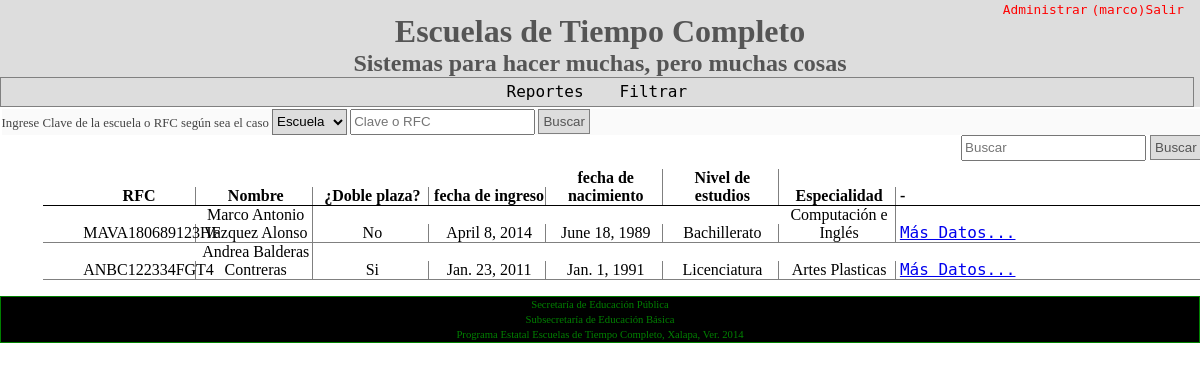
The app's page /personal/ (signed in) with its own data.
### personal/models.py (models this page shows, shortened)
class Personal(models.Model):
    rfc = models.CharField(max_length=15)
    nombre = models.CharField(max_length=255)
    apellido_paterno = models.CharField(max_length=255)
    apellido_materno = models.CharField(max_length=255)
    doble_plaza = models.BooleanField(default=False)
    fecha_ingreso = models.DateField()
    fecha_nacimiento = models.DateField()
    nivel_estudio = models.ForeignKey(NivelEstudio)
    especialidad = models.ForeignKey(Especialidad)
    def dos_plaza(self):
        if self.doble_plaza:
            p = "Si"
        else:
            p = "No"
        return p

class NivelEstudio(models.Model):
    nivel_estudio = models.CharField(max_length=255)
    def __unicode__(self):
        return self.nivel_estudio

class Especialidad(models.Model):
    especialidad = models.CharField(max_length=255)
    def __unicode__(self):
        return self.especialidad

### personal/views.py (the view)
# urls.py: url(r'^personal/$', PersonalView.as_view(), name="personal"),
class PersonalView(generic.ListView):
    model = Personal
    template_name = "personal/personal.html"
    def get_queryset(self):
        if self.kwargs.get("rfc"):
            queryset = self.model.objects.filter(rfc=self.kwargs['rfc'])
        else:
            queryset = super(PersonalView, self).get_queryset()
        return queryset

### personal/templates/personal/personal.html
{% extends "base.html" %}
{% block content %}
<ul class="lista-escuela">
<li class="fila">
    <ul class="encabezado">
        <li class="item-esc">RFC</li>
        <li class="item-esc">Nombre</li>
        <li class="item-esc">¿Doble plaza?</li>
        <li class="item-esc">fecha de ingreso</li>
        <li class="item-esc">fecha de nacimiento</li>
        <li class="item-esc">Nivel de estudios</li>
        <li class="item-esc">Especialidad</li>
        <li>-</li>
    </ul>
</li>
{% for personal in object_list %}
<li class="fila">
    <ul class="resultado">
        <li class="item-esc">
            {{personal.rfc}}
        </li>
        <li class="item-esc">
            {{personal.nombre}}
            {{personal.apellido_paterno}}
            {{personal.apellido_materno}}
        </li>
        <li class="item-esc">
            {{personal.dos_plaza}}
        </li>
        <li class="item-esc">
            {{personal.fecha_ingreso}}
        </li>
        <li class="item-esc">
            {{personal.fecha_nacimiento}}
        </li>
        <li class="item-esc">
            {{personal.nivel_estudio}}
        </li>
        <li class="item-esc">
            {{personal.especialidad}}
        </li>
        <li>
            <a href="#">Más Datos...</a>
        </li>
    </ul>
</li>
{% empty %}
No existe esta escuela o no se ha dado de alta
{% endfor %}
</ul>
{% endblock content %}

### templates/base.html (shortened to what this page needs)
<!DOCTYPE html>
<html lang="en">
<head>
    {% load static from staticfiles %}
    <link rel="stylesheet" href="{% static 'css/estilos.css' %}">
</head>
<body>
<header>
    <h1>
        Escuelas de Tiempo Completo
    </h1>
    <h2>
        Sistemas para hacer muchas, pero muchas cosas
    </h2>
    <nav>
        {% if user.is_authenticated %}
        <ul class="menu-2">
            <li><a href="/admin/">Administrar</a></li>
            <li><a href="{% url 'salir' %}">({{user}})Salir</a></li>
        </ul>
            <ul class="menu">
                <li class="item"><a href="">Reportes</a></li>
                <li class="item"><a href="">Filtrar</a></li>
            </ul>
        {% endif%}
    </nav>
</header>
<div class="content">
{% if user.is_authenticated %}
<div class="forms">
<form action="{% url 'consulta' %}" class="form-consulta">
    Ingrese Clave de la escuela o RFC según sea el caso
    <select name="tipo-busqueda" class="select-consulta">
        <option value="escuela">Escuela</option>
    </select>
    <input type="text" name="consulta" class="campos-busqueda" placeholder="Clave o RFC">
    <input type="submit" value="Buscar" class="btn-busca">
</form>
<form action="{% url 'consulta' %}" class="form-busqueda">
    <input type="text" name="busqueda" placeholder="Buscar" class="campos-busqueda">
    <input type="submit" value="Buscar" class="btn-busca">
</form>
</div>
<section class="cuerpo">
{% endif %}
{% block content %}
{% endblock content %}
</div>
<footer>
    <small>
        Secretaría de Educación Pública<br>
        Subsecretaría de Educación Básica<br>
        Programa Estatal Escuelas de Tiempo Completo, Xalapa, Ver. 2014
    </small>
</footer>
</body>
</html>

### static/css/estilos.css (style rules this page uses)
body { background: white; font-size: 16px; font-family: 'consolas'; margin: 0px; }
header { background: #ddd; margin: 0px; text-align: center; }
footer { background: black; border: 1px solid green; color: green; font-size: 0.8em; text-align: center; }
h1 { padding-top: 0.4em; }
h1, h2 { color:#555; font-family: "Caviar Dreams"; margin: 0px; }
a { font-family: 'monospace' }
.cuerpo { padding-top: 1em; padding-left: 0.2em; }
.content { margin: 0px auto; max-width: 80em; width: 100%; }
.menu { border:1px solid gray; list-style: none; margin: 0px; padding: 0.3em; text-align: center; width: 98.5%; }
.item { display: inline-block; }
.item a { color: black; padding: 0.4em 1em 0.4em 1em; text-decoration: none; }
.menu-2 { margin: 0px; position: absolute; right: 1em; top: 0em; }
.menu-2 li { text-align: center; display: inline-block; }
.menu-2 li a { color: red; text-decoration: none; font-size: 0.8em; }
.lista-escuela li { display: inline-block; }
.encabezado { border-bottom: 1px solid black; font-weight: bold; }
.encabezado li { text-align: center; }
.resultado { border-bottom: 1px solid gray; }
.resultado li { text-align: center; }
.fila { width: 100%; }
.item-esc { border-right: 1px solid gray; width: 10%; }
.forms { background: #FAFAFA; color:#444; font-family: 'ubuntu'; margin: 0.1em; width: 100%; }
.form-consulta { font-size: 0.8em; }
.form-busqueda { float: right; }
.campos-busqueda { height: 1.5em; margin: 0px; }
.btn-busca { background: #DDD; border: 1px solid gray; color: #555; margin: 0px; padding: 0.3em; }
.select-consulta { background: #DDD; height: 1.9em; margin: 0px; }

### records on screen
Personal: rfc "MAVA180689123HF", nombre "Marco Antonio", apellido_paterno "Vazquez", apellido_materno "Alonso", dos_plaza "No", fecha_ingreso "April 8, 2014", fecha_nacimiento "June 18, 1989", nivel_estudio "Bachillerato", especialidad "Computación e Inglés"
Personal: rfc "ANBC122334FGT4", nombre "Andrea", apellido_paterno "Balderas", apellido_materno "Contreras", dos_plaza "Si", fecha_ingreso "Jan. 23, 2011", fecha_nacimiento "Jan. 1, 1991", nivel_estudio "Licenciatura", especialidad "Artes Plasticas"

### other values on screen
{{ user }} "marco"
